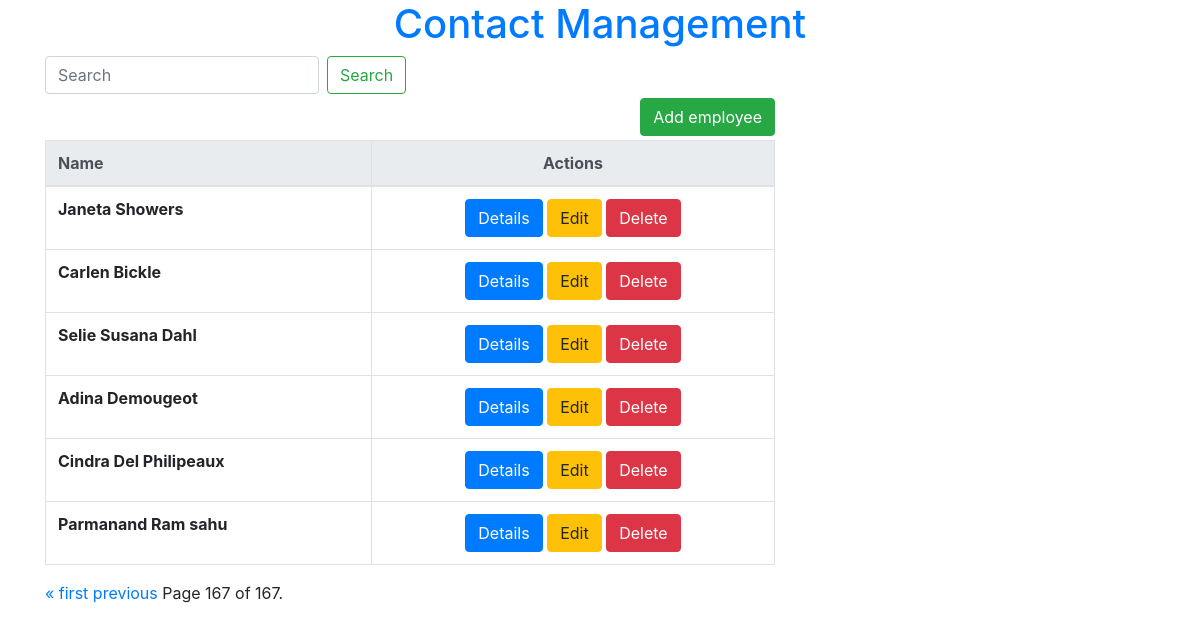
The app's page /?page=167 with its own data.
### contact_app/models.py (models this page shows, shortened)
class Contact(models.Model):
    Contact_id = models.AutoField(primary_key=True)
    Fname = models.CharField(max_length=50)
    Mname = models.CharField(max_length=50,blank=True)
    Lname = models.CharField(max_length=50)

### contact_app/views.py (the view)
# urls.py: path('', views.home, name='home'),
def home(request):
    contact_list = Contact.objects.all().order_by('Contact_id')
    paginator = Paginator(contact_list, 6)
    page_number = request.GET.get('page')
    page_obj = paginator.get_page(page_number)
    return render(request, 'home.html', {'page_obj': page_obj})

### contact_app/templates/home.html (shortened to what this page needs)
{% extends 'base.html' %}
{% block content %}
<div class="row h-100">
    <div class="col-sm-8">
        <form class="form-inline my-2 my-lg-0" action="{% url 'search' %}">
            <input class="form-control mr-sm-2"
                   type="search"
                   placeholder="Search"
                   aria-label="Search"
                   name ="search"
            >
            <button class="btn btn-outline-success my-2 my-sm-0" type="submit">Search</button>
        </form>
        <p>
            <a class="btn btn-success float-right my-lg-1" href="{%  url 'add_new_count' %}">Add employee</a>
        </p>
        <div class="table-responsive-sm">
            {% if page_obj %}
            <table class="table table-bordered">
                <thead class="thead-light">
                <tr>
                    <th>Name</th>
                    <th class="text-center">Actions</th>
                </tr>
                </thead>
                <tbody>
                {% for c in page_obj%}
                <tr>
                    <th scope="row">
                        {{c.Fname}}  {{c.Mname}} {{c.Lname}}
                    <td class="text-center">
                        <a class="btn btn-primary" href="{%  url 'contact_detail' pk=c.pk %}">Details</a>
                        <a class="btn btn-warning" href="{%  url 'edit_contact' pk=c.pk %}">Edit</a>
                        <a class="btn btn-danger" href="{%  url 'delete_contact' pk=c.pk %}" ,method="POST">Delete</a>
                    </td>
                </tr>
                {% endfor %}
                </tbody>
            </table>
            <div class="pagination">
    <span class="step-links">
        {% if page_obj.has_previous %}
            <a href="?page=1">&laquo; first</a>
            <a href="?page={{ page_obj.previous_page_number }}">previous</a>
        {% endif %}
        <span class="current">
            Page {{ page_obj.number }} of {{ page_obj.paginator.num_pages }}.
        </span>
    </span>
</div>
            {% else %}
            <p>There is no contacts available.</p>
            {% endif %}
        </div>
    </div>
</div>
{% endblock %}

### records on screen
Contact: Fname "Janeta", Lname "Showers"
Contact: Fname "Carlen", Lname "Bickle"
Contact: Fname "Selie", Mname "Susana", Lname "Dahl"
Contact: Fname "Adina", Lname "Demougeot"
Contact: Fname "Cindra", Mname "Del", Lname "Philipeaux"
Contact: Fname "Parmanand", Mname "Ram", Lname "sahu"

### other values on screen
{{ page_obj.number }} "167"
{{ page_obj.paginator.num_pages }} "167"
